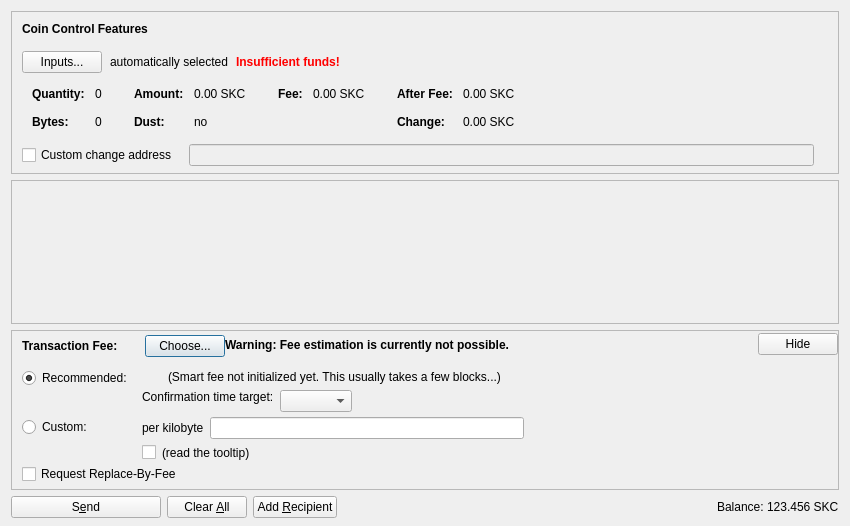
<?xml version="1.0" encoding="UTF-8"?>
<ui version="4.0">
 <class>SendCoinsDialog</class>
 <widget class="QDialog" name="SendCoinsDialog">
  <property name="geometry">
   <rect>
    <x>0</x>
    <y>0</y>
    <width>850</width>
    <height>526</height>
   </rect>
  </property>
  <property name="windowTitle">
   <string>Send Coins</string>
  </property>
  <layout class="QVBoxLayout" name="verticalLayout" stretch="0,1,0,0">
   <property name="bottomMargin">
    <number>8</number>
   </property>
   <item>
    <widget class="QFrame" name="frameCoinControl">
     <property name="sizePolicy">
      <sizepolicy hsizetype="Expanding" vsizetype="Expanding">
       <horstretch>0</horstretch>
       <verstretch>0</verstretch>
      </sizepolicy>
     </property>
     <property name="maximumSize">
      <size>
       <width>16777215</width>
       <height>16777215</height>
      </size>
     </property>
     <property name="frameShape">
      <enum>QFrame::StyledPanel</enum>
     </property>
     <property name="frameShadow">
      <enum>QFrame::Sunken</enum>
     </property>
     <layout class="QVBoxLayout" name="verticalLayoutCoinControl2">
      <property name="spacing">
       <number>0</number>
      </property>
      <property name="leftMargin">
       <number>0</number>
      </property>
      <property name="topMargin">
       <number>0</number>
      </property>
      <property name="rightMargin">
       <number>0</number>
      </property>
      <property name="bottomMargin">
       <number>6</number>
      </property>
      <item>
       <layout class="QVBoxLayout" name="verticalLayoutCoinControl" stretch="0,0,0,0,1">
        <property name="spacing">
         <number>0</number>
        </property>
        <property name="leftMargin">
         <number>10</number>
        </property>
        <property name="topMargin">
         <number>10</number>
        </property>
        <item>
         <layout class="QHBoxLayout" name="horizontalLayoutCoinControl1">
          <property name="bottomMargin">
           <number>15</number>
          </property>
          <item>
           <widget class="QLabel" name="labelCoinControlFeatures">
            <property name="sizePolicy">
             <sizepolicy hsizetype="Preferred" vsizetype="Maximum">
              <horstretch>0</horstretch>
              <verstretch>0</verstretch>
             </sizepolicy>
            </property>
            <property name="font">
             <font>
              <weight>75</weight>
              <bold>true</bold>
             </font>
            </property>
            <property name="styleSheet">
             <string notr="true">font-weight:bold;</string>
            </property>
            <property name="text">
             <string>Coin Control Features</string>
            </property>
           </widget>
          </item>
         </layout>
        </item>
        <item>
         <layout class="QHBoxLayout" name="horizontalLayoutCoinControl2" stretch="0,0,0,0">
          <property name="spacing">
           <number>8</number>
          </property>
          <property name="bottomMargin">
           <number>10</number>
          </property>
          <item>
           <widget class="QPushButton" name="pushButtonCoinControl">
            <property name="styleSheet">
             <string notr="true"/>
            </property>
            <property name="text">
             <string>Inputs...</string>
            </property>
            <property name="autoDefault">
             <bool>false</bool>
            </property>
           </widget>
          </item>
          <item>
           <widget class="QLabel" name="labelCoinControlAutomaticallySelected">
            <property name="text">
             <string>automatically selected</string>
            </property>
            <property name="margin">
             <number>5</number>
            </property>
           </widget>
          </item>
          <item>
           <widget class="QLabel" name="labelCoinControlInsuffFunds">
            <property name="font">
             <font>
              <weight>75</weight>
              <bold>true</bold>
             </font>
            </property>
            <property name="styleSheet">
             <string notr="true">color:red;font-weight:bold;</string>
            </property>
            <property name="text">
             <string>Insufficient funds!</string>
            </property>
            <property name="margin">
             <number>5</number>
            </property>
           </widget>
          </item>
          <item>
           <spacer name="horizontalSpacerCoinControl">
            <property name="orientation">
             <enum>Qt::Horizontal</enum>
            </property>
            <property name="sizeHint" stdset="0">
             <size>
              <width>40</width>
              <height>1</height>
             </size>
            </property>
           </spacer>
          </item>
         </layout>
        </item>
        <item>
         <widget class="QWidget" name="widgetCoinControl" native="true">
          <property name="sizePolicy">
           <sizepolicy hsizetype="Preferred" vsizetype="Preferred">
            <horstretch>0</horstretch>
            <verstretch>0</verstretch>
           </sizepolicy>
          </property>
          <property name="minimumSize">
           <size>
            <width>0</width>
            <height>0</height>
           </size>
          </property>
          <property name="styleSheet">
           <string notr="true"/>
          </property>
          <layout class="QHBoxLayout" name="horizontalLayoutCoinControl5">
           <property name="leftMargin">
            <number>0</number>
           </property>
           <property name="topMargin">
            <number>0</number>
           </property>
           <property name="rightMargin">
            <number>0</number>
           </property>
           <property name="bottomMargin">
            <number>0</number>
           </property>
           <item>
            <layout class="QHBoxLayout" name="horizontalLayoutCoinControl3" stretch="0,0,0,1">
             <property name="spacing">
              <number>20</number>
             </property>
             <property name="topMargin">
              <number>0</number>
             </property>
             <property name="bottomMargin">
              <number>10</number>
             </property>
             <item>
              <layout class="QFormLayout" name="formLayoutCoinControl1">
               <property name="horizontalSpacing">
                <number>10</number>
               </property>
               <property name="verticalSpacing">
                <number>14</number>
               </property>
               <property name="leftMargin">
                <number>10</number>
               </property>
               <property name="topMargin">
                <number>4</number>
               </property>
               <property name="rightMargin">
                <number>6</number>
               </property>
               <item row="0" column="0">
                <widget class="QLabel" name="labelCoinControlQuantityText">
                 <property name="font">
                  <font>
                   <weight>75</weight>
                   <bold>true</bold>
                  </font>
                 </property>
                 <property name="text">
                  <string>Quantity:</string>
                 </property>
                 <property name="margin">
                  <number>0</number>
                 </property>
                </widget>
               </item>
               <item row="0" column="1">
                <widget class="QLabel" name="labelCoinControlQuantity">
                 <property name="cursor">
                  <cursorShape>IBeamCursor</cursorShape>
                 </property>
                 <property name="contextMenuPolicy">
                  <enum>Qt::ActionsContextMenu</enum>
                 </property>
                 <property name="text">
                  <string notr="true">0</string>
                 </property>
                 <property name="margin">
                  <number>0</number>
                 </property>
                 <property name="textInteractionFlags">
                  <set>Qt::LinksAccessibleByMouse|Qt::TextSelectableByKeyboard|Qt::TextSelectableByMouse</set>
                 </property>
                </widget>
               </item>
               <item row="1" column="0">
                <widget class="QLabel" name="labelCoinControlBytesText">
                 <property name="font">
                  <font>
                   <weight>75</weight>
                   <bold>true</bold>
                  </font>
                 </property>
                 <property name="text">
                  <string>Bytes:</string>
                 </property>
                </widget>
               </item>
               <item row="1" column="1">
                <widget class="QLabel" name="labelCoinControlBytes">
                 <property name="cursor">
                  <cursorShape>IBeamCursor</cursorShape>
                 </property>
                 <property name="contextMenuPolicy">
                  <enum>Qt::ActionsContextMenu</enum>
                 </property>
                 <property name="text">
                  <string notr="true">0</string>
                 </property>
                 <property name="textInteractionFlags">
                  <set>Qt::LinksAccessibleByMouse|Qt::TextSelectableByKeyboard|Qt::TextSelectableByMouse</set>
                 </property>
                </widget>
               </item>
              </layout>
             </item>
             <item>
              <layout class="QFormLayout" name="formLayoutCoinControl2">
               <property name="horizontalSpacing">
                <number>10</number>
               </property>
               <property name="verticalSpacing">
                <number>14</number>
               </property>
               <property name="leftMargin">
                <number>6</number>
               </property>
               <property name="topMargin">
                <number>4</number>
               </property>
               <property name="rightMargin">
                <number>6</number>
               </property>
               <item row="0" column="0">
                <widget class="QLabel" name="labelCoinControlAmountText">
                 <property name="font">
                  <font>
                   <weight>75</weight>
                   <bold>true</bold>
                  </font>
                 </property>
                 <property name="text">
                  <string>Amount:</string>
                 </property>
                 <property name="margin">
                  <number>0</number>
                 </property>
                </widget>
               </item>
               <item row="0" column="1">
                <widget class="QLabel" name="labelCoinControlAmount">
                 <property name="cursor">
                  <cursorShape>IBeamCursor</cursorShape>
                 </property>
                 <property name="contextMenuPolicy">
                  <enum>Qt::ActionsContextMenu</enum>
                 </property>
                 <property name="text">
                  <string notr="true">0.00 SKC</string>
                 </property>
                 <property name="textInteractionFlags">
                  <set>Qt::LinksAccessibleByMouse|Qt::TextSelectableByKeyboard|Qt::TextSelectableByMouse</set>
                 </property>
                </widget>
               </item>
               <item row="1" column="0">
                <widget class="QLabel" name="labelCoinControlLowOutputText">
                 <property name="font">
                  <font>
                   <weight>75</weight>
                   <bold>true</bold>
                  </font>
                 </property>
                 <property name="text">
                  <string>Dust:</string>
                 </property>
                </widget>
               </item>
               <item row="1" column="1">
                <widget class="QLabel" name="labelCoinControlLowOutput">
                 <property name="cursor">
                  <cursorShape>IBeamCursor</cursorShape>
                 </property>
                 <property name="contextMenuPolicy">
                  <enum>Qt::ActionsContextMenu</enum>
                 </property>
                 <property name="text">
                  <string notr="true">no</string>
                 </property>
                 <property name="textInteractionFlags">
                  <set>Qt::LinksAccessibleByMouse|Qt::TextSelectableByKeyboard|Qt::TextSelectableByMouse</set>
                 </property>
                </widget>
               </item>
              </layout>
             </item>
             <item>
              <layout class="QFormLayout" name="formLayoutCoinControl3">
               <property name="horizontalSpacing">
                <number>10</number>
               </property>
               <property name="verticalSpacing">
                <number>14</number>
               </property>
               <property name="leftMargin">
                <number>6</number>
               </property>
               <property name="topMargin">
                <number>4</number>
               </property>
               <property name="rightMargin">
                <number>6</number>
               </property>
               <item row="0" column="0">
                <widget class="QLabel" name="labelCoinControlFeeText">
                 <property name="font">
                  <font>
                   <weight>75</weight>
                   <bold>true</bold>
                  </font>
                 </property>
                 <property name="text">
                  <string>Fee:</string>
                 </property>
                 <property name="margin">
                  <number>0</number>
                 </property>
                </widget>
               </item>
               <item row="0" column="1">
                <widget class="QLabel" name="labelCoinControlFee">
                 <property name="cursor">
                  <cursorShape>IBeamCursor</cursorShape>
                 </property>
                 <property name="contextMenuPolicy">
                  <enum>Qt::ActionsContextMenu</enum>
                 </property>
                 <property name="text">
                  <string notr="true">0.00 SKC</string>
                 </property>
                 <property name="textInteractionFlags">
                  <set>Qt::LinksAccessibleByMouse|Qt::TextSelectableByKeyboard|Qt::TextSelectableByMouse</set>
                 </property>
                </widget>
               </item>
              </layout>
             </item>
             <item>
              <layout class="QFormLayout" name="formLayoutCoinControl4">
               <property name="horizontalSpacing">
                <number>10</number>
               </property>
               <property name="verticalSpacing">
                <number>14</number>
               </property>
               <property name="leftMargin">
                <number>6</number>
               </property>
               <property name="topMargin">
                <number>4</number>
               </property>
               <property name="rightMargin">
                <number>6</number>
               </property>
               <item row="0" column="0">
                <widget class="QLabel" name="labelCoinControlAfterFeeText">
                 <property name="font">
                  <font>
                   <weight>75</weight>
                   <bold>true</bold>
                  </font>
                 </property>
                 <property name="text">
                  <string>After Fee:</string>
                 </property>
                 <property name="margin">
                  <number>0</number>
                 </property>
                </widget>
               </item>
               <item row="0" column="1">
                <widget class="QLabel" name="labelCoinControlAfterFee">
                 <property name="cursor">
                  <cursorShape>IBeamCursor</cursorShape>
                 </property>
                 <property name="contextMenuPolicy">
                  <enum>Qt::ActionsContextMenu</enum>
                 </property>
                 <property name="text">
                  <string notr="true">0.00 SKC</string>
                 </property>
                 <property name="textInteractionFlags">
                  <set>Qt::LinksAccessibleByMouse|Qt::TextSelectableByKeyboard|Qt::TextSelectableByMouse</set>
                 </property>
                </widget>
               </item>
               <item row="1" column="0">
                <widget class="QLabel" name="labelCoinControlChangeText">
                 <property name="font">
                  <font>
                   <weight>75</weight>
                   <bold>true</bold>
                  </font>
                 </property>
                 <property name="text">
                  <string>Change:</string>
                 </property>
                </widget>
               </item>
               <item row="1" column="1">
                <widget class="QLabel" name="labelCoinControlChange">
                 <property name="cursor">
                  <cursorShape>IBeamCursor</cursorShape>
                 </property>
                 <property name="contextMenuPolicy">
                  <enum>Qt::ActionsContextMenu</enum>
                 </property>
                 <property name="text">
                  <string notr="true">0.00 SKC</string>
                 </property>
                 <property name="textInteractionFlags">
                  <set>Qt::LinksAccessibleByMouse|Qt::TextSelectableByKeyboard|Qt::TextSelectableByMouse</set>
                 </property>
                </widget>
               </item>
              </layout>
             </item>
            </layout>
           </item>
          </layout>
         </widget>
        </item>
        <item>
         <layout class="QHBoxLayout" name="horizontalLayoutCoinControl4" stretch="0,0,0">
          <property name="spacing">
           <number>12</number>
          </property>
          <property name="sizeConstraint">
           <enum>QLayout::SetDefaultConstraint</enum>
          </property>
          <property name="topMargin">
           <number>5</number>
          </property>
          <property name="rightMargin">
           <number>5</number>
          </property>
          <item>
           <widget class="QCheckBox" name="checkBoxCoinControlChange">
            <property name="toolTip">
             <string>If this is activated, but the change address is empty or invalid, change will be sent to a newly generated address.</string>
            </property>
            <property name="text">
             <string>Custom change address</string>
            </property>
           </widget>
          </item>
          <item>
           <widget class="QValidatedLineEdit" name="lineEditCoinControlChange">
            <property name="enabled">
             <bool>false</bool>
            </property>
            <property name="sizePolicy">
             <sizepolicy hsizetype="Expanding" vsizetype="Fixed">
              <horstretch>0</horstretch>
              <verstretch>0</verstretch>
             </sizepolicy>
            </property>
           </widget>
          </item>
          <item>
           <widget class="QLabel" name="labelCoinControlChangeLabel">
            <property name="sizePolicy">
             <sizepolicy hsizetype="Preferred" vsizetype="Expanding">
              <horstretch>0</horstretch>
              <verstretch>0</verstretch>
             </sizepolicy>
            </property>
            <property name="minimumSize">
             <size>
              <width>0</width>
              <height>0</height>
             </size>
            </property>
            <property name="text">
             <string/>
            </property>
            <property name="margin">
             <number>3</number>
            </property>
           </widget>
          </item>
         </layout>
        </item>
        <item>
         <spacer name="verticalSpacerCoinControl">
          <property name="orientation">
           <enum>Qt::Vertical</enum>
          </property>
          <property name="sizeHint" stdset="0">
           <size>
            <width>800</width>
            <height>1</height>
           </size>
          </property>
         </spacer>
        </item>
       </layout>
      </item>
     </layout>
    </widget>
   </item>
   <item>
    <widget class="QScrollArea" name="scrollArea">
     <property name="widgetResizable">
      <bool>true</bool>
     </property>
     <widget class="QWidget" name="scrollAreaWidgetContents">
      <property name="geometry">
       <rect>
        <x>0</x>
        <y>0</y>
        <width>830</width>
        <height>104</height>
       </rect>
      </property>
      <layout class="QVBoxLayout" name="verticalLayout_2" stretch="0,1">
       <property name="leftMargin">
        <number>0</number>
       </property>
       <property name="topMargin">
        <number>0</number>
       </property>
       <property name="rightMargin">
        <number>0</number>
       </property>
       <property name="bottomMargin">
        <number>0</number>
       </property>
       <item>
        <layout class="QVBoxLayout" name="entries">
         <property name="spacing">
          <number>6</number>
         </property>
        </layout>
       </item>
       <item>
        <spacer name="verticalSpacer">
         <property name="orientation">
          <enum>Qt::Vertical</enum>
         </property>
         <property name="sizeHint" stdset="0">
          <size>
           <width>20</width>
           <height>40</height>
          </size>
         </property>
        </spacer>
       </item>
      </layout>
     </widget>
    </widget>
   </item>
   <item>
    <widget class="QFrame" name="frameFee">
     <property name="sizePolicy">
      <sizepolicy hsizetype="Expanding" vsizetype="Expanding">
       <horstretch>0</horstretch>
       <verstretch>0</verstretch>
      </sizepolicy>
     </property>
     <property name="maximumSize">
      <size>
       <width>16777215</width>
       <height>16777215</height>
      </size>
     </property>
     <property name="frameShape">
      <enum>QFrame::StyledPanel</enum>
     </property>
     <property name="frameShadow">
      <enum>QFrame::Sunken</enum>
     </property>
     <layout class="QVBoxLayout" name="verticalLayoutFee1">
      <property name="spacing">
       <number>0</number>
      </property>
      <property name="leftMargin">
       <number>0</number>
      </property>
      <property name="topMargin">
       <number>0</number>
      </property>
      <property name="rightMargin">
       <number>0</number>
      </property>
      <property name="bottomMargin">
       <number>0</number>
      </property>
      <item>
       <layout class="QVBoxLayout" name="verticalLayoutFee2" stretch="0,0,0">
        <property name="spacing">
         <number>0</number>
        </property>
        <property name="leftMargin">
         <number>10</number>
        </property>
        <property name="topMargin">
         <number>0</number>
        </property>
        <item>
         <layout class="QHBoxLayout" name="horizontalLayoutFee1">
          <property name="bottomMargin">
           <number>0</number>
          </property>
          <item>
           <layout class="QVBoxLayout" name="verticalLayoutFee7">
            <property name="spacing">
             <number>0</number>
            </property>
            <item>
             <spacer name="verticalSpacerSmartFee">
              <property name="orientation">
               <enum>Qt::Vertical</enum>
              </property>
              <property name="sizeType">
               <enum>QSizePolicy::Fixed</enum>
              </property>
              <property name="sizeHint" stdset="0">
               <size>
                <width>1</width>
                <height>4</height>
               </size>
              </property>
             </spacer>
            </item>
            <item>
             <layout class="QHBoxLayout" name="horizontalLayoutSmartFee">
              <property name="spacing">
               <number>10</number>
              </property>
              <item>
               <widget class="QLabel" name="labelFeeHeadline">
                <property name="sizePolicy">
                 <sizepolicy hsizetype="Preferred" vsizetype="Maximum">
                  <horstretch>0</horstretch>
                  <verstretch>0</verstretch>
                 </sizepolicy>
                </property>
                <property name="font">
                 <font>
                  <weight>75</weight>
                  <bold>true</bold>
                 </font>
                </property>
                <property name="styleSheet">
                 <string notr="true">font-weight:bold;</string>
                </property>
                <property name="text">
                 <string>Transaction Fee:</string>
                </property>
               </widget>
              </item>
              <item>
               <widget class="QLabel" name="labelFeeMinimized">
                <property name="text">
                 <string/>
                </property>
               </widget>
              </item>
              <item>
               <widget class="QPushButton" name="buttonChooseFee">
                <property name="text">
                 <string>Choose...</string>
                </property>
               </widget>
              </item>
             </layout>
            </item>
            <item>
             <spacer name="verticalSpacer_5">
              <property name="orientation">
               <enum>Qt::Vertical</enum>
              </property>
              <property name="sizeHint" stdset="0">
               <size>
                <width>1</width>
                <height>1</height>
               </size>
              </property>
             </spacer>
            </item>
           </layout>
          </item>
          <item>
           <widget class="QLabel" name="fallbackFeeWarningLabel">
            <property name="toolTip">
             <string>Using the fallbackfee can result in sending a transaction that will take several hours or days (or never) to confirm. Consider choosing your fee manually or wait until you have validated the complete chain.</string>
            </property>
            <property name="font">
            <font>
                <weight>75</weight>
                <bold>true</bold>
            </font>
            </property>
            <property name="text">
             <string>Warning: Fee estimation is currently not possible.</string>
            </property>
            <property name="wordWrap">
             <bool>false</bool>
            </property>
           </widget>
          </item>
          <item>
           <spacer name="horizontalSpacer_4">
            <property name="orientation">
             <enum>Qt::Horizontal</enum>
            </property>
            <property name="sizeType">
             <enum>QSizePolicy::MinimumExpanding</enum>
            </property>
            <property name="sizeHint" stdset="0">
             <size>
              <width>40</width>
              <height>20</height>
             </size>
            </property>
           </spacer>
          </item>
          <item>
           <widget class="QPushButton" name="buttonMinimizeFee">
            <property name="toolTip">
             <string>collapse fee-settings</string>
            </property>
            <property name="text">
             <string>Hide</string>
            </property>
           </widget>
          </item>
         </layout>
        </item>
        <item>
         <widget class="QFrame" name="frameFeeSelection">
          <layout class="QVBoxLayout" name="verticalLayoutFee12">
           <property name="spacing">
            <number>0</number>
           </property>
           <property name="leftMargin">
            <number>0</number>
           </property>
           <property name="topMargin">
            <number>0</number>
           </property>
           <property name="rightMargin">
            <number>0</number>
           </property>
           <property name="bottomMargin">
            <number>0</number>
           </property>
           <item>
            <layout class="QGridLayout" name="gridLayoutFee">
             <property name="topMargin">
              <number>10</number>
             </property>
             <property name="bottomMargin">
              <number>4</number>
             </property>
             <property name="horizontalSpacing">
              <number>10</number>
             </property>
             <property name="verticalSpacing">
              <number>4</number>
             </property>
             <item row="1" column="1">
              <layout class="QVBoxLayout" name="verticalLayoutFee8">
               <property name="spacing">
                <number>6</number>
               </property>
               <item>
                <layout class="QHBoxLayout" name="horizontalLayoutFee13">
                 <item>
                  <widget class="QLabel" name="labelCustomPerKilobyte">
                   <property name="toolTip">
                    <string>If the custom fee is set to 1000 satoshis and the transaction is only 250 bytes, then &quot;per kilobyte&quot; only pays 250 satoshis in fee, while &quot;total at least&quot; pays 1000 satoshis. For transactions bigger than a kilobyte both pay by kilobyte.</string>
                   </property>
                   <property name="text">
                    <string>per kilobyte</string>
                   </property>
                  </widget>
                 </item>
                 <item>
                  <widget class="SikacoinAmountField" name="customFee"/>
                 </item>
                 <item>
                  <spacer name="horizontalSpacer_6">
                   <property name="orientation">
                    <enum>Qt::Horizontal</enum>
                   </property>
                   <property name="sizeHint" stdset="0">
                    <size>
                     <width>1</width>
                     <height>1</height>
                    </size>
                   </property>
                  </spacer>
                 </item>
                </layout>
               </item>
               <item>
                <layout class="QHBoxLayout" name="horizontalLayoutFee8">
                 <item>
                  <widget class="QCheckBox" name="checkBoxMinimumFee">
                   <property name="toolTip">
                    <string>Paying only the minimum fee is just fine as long as there is less transaction volume than space in the blocks. But be aware that this can end up in a never confirming transaction once there is more demand for sikacoin transactions than the network can process.</string>
                   </property>
                   <property name="text">
                    <string/>
                   </property>
                  </widget>
                 </item>
                 <item>
                  <widget class="QLabel" name="labelMinFeeWarning">
                   <property name="enabled">
                    <bool>true</bool>
                   </property>
                   <property name="toolTip">
                    <string>Paying only the minimum fee is just fine as long as there is less transaction volume than space in the blocks. But be aware that this can end up in a never confirming transaction once there is more demand for sikacoin transactions than the network can process.</string>
                   </property>
                   <property name="text">
                    <string>(read the tooltip)</string>
                   </property>
                   <property name="margin">
                    <number>5</number>
                   </property>
                  </widget>
                 </item>
                 <item>
                  <spacer name="horizontalSpacer_2">
                   <property name="orientation">
                    <enum>Qt::Horizontal</enum>
                   </property>
                   <property name="sizeHint" stdset="0">
                    <size>
                     <width>1</width>
                     <height>1</height>
                    </size>
                   </property>
                  </spacer>
                 </item>
                </layout>
               </item>
              </layout>
             </item>
             <item row="0" column="0">
              <layout class="QVBoxLayout" name="verticalLayoutFee4" stretch="0,1">
               <item>
                <widget class="QRadioButton" name="radioSmartFee">
                 <property name="text">
                  <string>Recommended:</string>
                 </property>
                 <property name="checked">
                  <bool>true</bool>
                 </property>
                 <attribute name="buttonGroup">
                  <string notr="true">groupFee</string>
                 </attribute>
                </widget>
               </item>
               <item>
                <spacer name="verticalSpacer_2">
                 <property name="orientation">
                  <enum>Qt::Vertical</enum>
                 </property>
                 <property name="sizeHint" stdset="0">
                  <size>
                   <width>1</width>
                   <height>1</height>
                  </size>
                 </property>
                </spacer>
               </item>
              </layout>
             </item>
             <item row="1" column="0">
              <layout class="QVBoxLayout" name="verticalLayoutFee9" stretch="0,1">
               <item>
                <widget class="QRadioButton" name="radioCustomFee">
                 <property name="text">
                  <string>Custom:</string>
                 </property>
                 <attribute name="buttonGroup">
                  <string notr="true">groupFee</string>
                 </attribute>
                </widget>
               </item>
               <item>
                <spacer name="verticalSpacer_6">
                 <property name="orientation">
                  <enum>Qt::Vertical</enum>
                 </property>
                 <property name="sizeHint" stdset="0">
                  <size>
                   <width>1</width>
                   <height>1</height>
                  </size>
                 </property>
                </spacer>
               </item>
              </layout>
             </item>
             <item row="0" column="1">
              <layout class="QVBoxLayout" name="verticalLayoutFee3" stretch="0,0,1">
               <property name="spacing">
                <number>6</number>
               </property>
               <property name="topMargin">
                <number>2</number>
               </property>
               <item>
                <layout class="QHBoxLayout" name="horizontalLayoutFee12">
                 <item>
                  <widget class="QLabel" name="labelSmartFee">
                   <property name="text">
                    <string/>
                   </property>
                   <property name="margin">
                    <number>2</number>
                   </property>
                  </widget>
                 </item>
                 <item>
                  <widget class="QLabel" name="labelFeeEstimation">
                   <property name="text">
                    <string/>
                   </property>
                  </widget>
                 </item>
                 <item>
                  <widget class="QLabel" name="labelSmartFee2">
                   <property name="text">
                    <string>(Smart fee not initialized yet. This usually takes a few blocks...)</string>
                   </property>
                   <property name="margin">
                    <number>2</number>
                   </property>
                  </widget>
                 </item>
                 <item>
                  <spacer name="horizontalSpacer_5">
                   <property name="orientation">
                    <enum>Qt::Horizontal</enum>
                   </property>
                   <property name="sizeHint" stdset="0">
                    <size>
                     <width>1</width>
                     <height>1</height>
                    </size>
                   </property>
                  </spacer>
                 </item>
                </layout>
               </item>
               <item>
                <layout class="QHBoxLayout" name="horizontalLayoutFee9">
                 <item>
                  <layout class="QVBoxLayout" name="verticalLayoutFee6">
                   <item>
                    <widget class="QLabel" name="labelSmartFee3">
                     <property name="text">
                      <string>Confirmation time target:</string>
                     </property>
                     <property name="margin">
                      <number>2</number>
                     </property>
                    </widget>
                   </item>
                   <item>
                    <spacer name="verticalSpacer_3">
                     <property name="orientation">
                      <enum>Qt::Vertical</enum>
                     </property>
                     <property name="sizeHint" stdset="0">
                      <size>
                       <width>1</width>
                       <height>1</height>
                      </size>
                     </property>
                    </spacer>
                   </item>
                  </layout>
                 </item>
                 <item>
                  <layout class="QVBoxLayout" name="verticalLayoutFee5">
                   <property name="rightMargin">
                    <number>30</number>
                   </property>
                   <item>
                    <layout class="QHBoxLayout" name="horizontalLayoutConfTarget">
                     <property name="bottomMargin">
                      <number>0</number>
                     </property>
                     <item>
                      <widget class="QComboBox" name="confTargetSelector"/>
                     </item>
                     <item>
                      <spacer name="horizontalSpacerConfTarget">
                       <property name="orientation">
                        <enum>Qt::Horizontal</enum>
                       </property>
                       <property name="sizeHint" stdset="0">
                        <size>
                         <width>40</width>
                         <height>20</height>
                        </size>
                       </property>
                      </spacer>
                     </item>
                    </layout>
                   </item>
                  </layout>
                 </item>
                </layout>
               </item>
               <item>
                <spacer name="verticalSpacer_4">
                 <property name="orientation">
                  <enum>Qt::Vertical</enum>
                 </property>
                 <property name="sizeHint" stdset="0">
                  <size>
                   <width>1</width>
                   <height>1</height>
                  </size>
                 </property>
                </spacer>
               </item>
              </layout>
             </item>
            </layout>
           </item>
           <item>
            <widget class="QCheckBox" name="optInRBF">
             <property name="text">
              <string>Request Replace-By-Fee</string>
             </property>
             <property name="toolTip">
              <string>Indicates that the sender may wish to replace this transaction with a new one paying higher fees (prior to being confirmed).</string>
             </property>
            </widget>
           </item>
          </layout>
         </widget>
        </item>
        <item>
         <spacer name="verticalSpacerFee">
          <property name="orientation">
           <enum>Qt::Vertical</enum>
          </property>
          <property name="sizeHint" stdset="0">
           <size>
            <width>40</width>
            <height>5</height>
           </size>
          </property>
         </spacer>
        </item>
       </layout>
      </item>
     </layout>
    </widget>
   </item>
   <item>
    <layout class="QHBoxLayout" name="horizontalLayout">
     <item>
      <widget class="QPushButton" name="sendButton">
       <property name="minimumSize">
        <size>
         <width>150</width>
         <height>0</height>
        </size>
       </property>
       <property name="toolTip">
        <string>Confirm the send action</string>
       </property>
       <property name="text">
        <string>S&amp;end</string>
       </property>
       <property name="icon">
        <iconset resource="../sikacoin.qrc">
         <normaloff>:/icons/send</normaloff>:/icons/send</iconset>
       </property>
       <property name="autoDefault">
        <bool>false</bool>
       </property>
       <property name="default">
        <bool>false</bool>
       </property>
      </widget>
     </item>
     <item>
      <widget class="QPushButton" name="clearButton">
       <property name="sizePolicy">
        <sizepolicy hsizetype="Minimum" vsizetype="Fixed">
         <horstretch>0</horstretch>
         <verstretch>0</verstretch>
        </sizepolicy>
       </property>
       <property name="toolTip">
        <string>Clear all fields of the form.</string>
       </property>
       <property name="text">
        <string>Clear &amp;All</string>
       </property>
       <property name="icon">
        <iconset resource="../sikacoin.qrc">
         <normaloff>:/icons/remove</normaloff>:/icons/remove</iconset>
       </property>
       <property name="autoDefault">
        <bool>false</bool>
       </property>
      </widget>
     </item>
     <item>
      <widget class="QPushButton" name="addButton">
       <property name="toolTip">
        <string>Send to multiple recipients at once</string>
       </property>
       <property name="text">
        <string>Add &amp;Recipient</string>
       </property>
       <property name="icon">
        <iconset resource="../sikacoin.qrc">
         <normaloff>:/icons/add</normaloff>:/icons/add</iconset>
       </property>
       <property name="autoDefault">
        <bool>false</bool>
       </property>
      </widget>
     </item>
     <item>
      <spacer name="horizontalSpacer">
       <property name="orientation">
        <enum>Qt::Horizontal</enum>
       </property>
       <property name="sizeHint" stdset="0">
        <size>
         <width>40</width>
         <height>20</height>
        </size>
       </property>
      </spacer>
     </item>
     <item>
      <layout class="QHBoxLayout" name="horizontalLayout_2">
       <property name="spacing">
        <number>3</number>
       </property>
       <item>
        <widget class="QLabel" name="label">
         <property name="sizePolicy">
          <sizepolicy hsizetype="Preferred" vsizetype="Fixed">
           <horstretch>0</horstretch>
           <verstretch>0</verstretch>
          </sizepolicy>
         </property>
         <property name="text">
          <string>Balance:</string>
         </property>
        </widget>
       </item>
       <item>
        <widget class="QLabel" name="labelBalance">
         <property name="sizePolicy">
          <sizepolicy hsizetype="Preferred" vsizetype="Fixed">
           <horstretch>0</horstretch>
           <verstretch>0</verstretch>
          </sizepolicy>
         </property>
         <property name="cursor">
          <cursorShape>IBeamCursor</cursorShape>
         </property>
         <property name="text">
          <string notr="true">123.456 SKC</string>
         </property>
         <property name="textInteractionFlags">
          <set>Qt::LinksAccessibleByMouse|Qt::TextSelectableByKeyboard|Qt::TextSelectableByMouse</set>
         </property>
        </widget>
       </item>
      </layout>
     </item>
    </layout>
   </item>
  </layout>
 </widget>
 <customwidgets>
  <customwidget>
   <class>QValidatedLineEdit</class>
   <extends>QLineEdit</extends>
   <header>qvalidatedlineedit.h</header>
  </customwidget>
  <customwidget>
   <class>SikacoinAmountField</class>
   <extends>QLineEdit</extends>
   <header>sikacoinamountfield.h</header>
   <container>1</container>
  </customwidget>
 </customwidgets>
 <resources>
  <include location="../sikacoin.qrc"/>
 </resources>
 <connections/>
 <buttongroups>
  <buttongroup name="groupFee"/>
 </buttongroups>
</ui>
